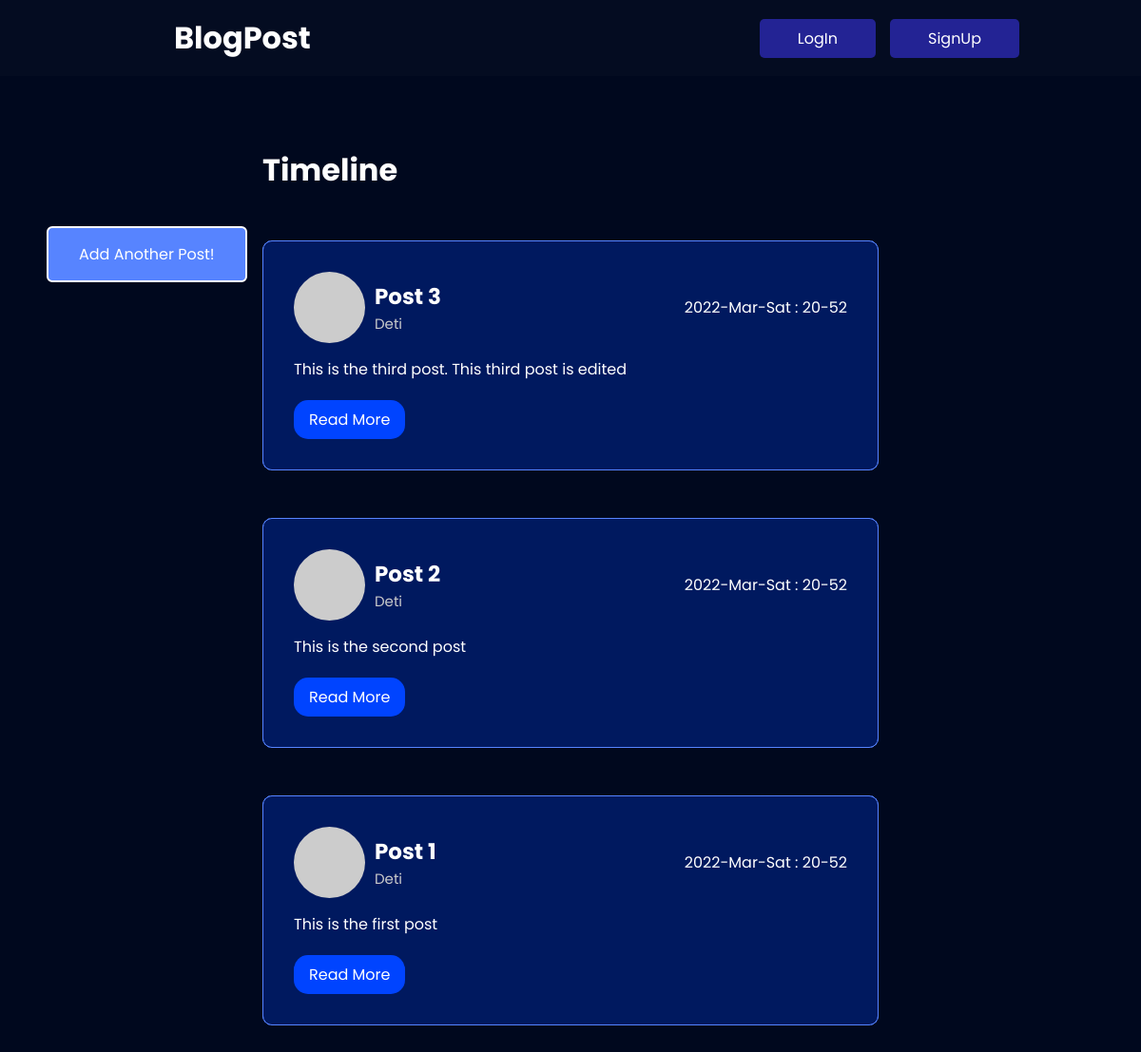
The page / on the database its author committed.
### tables this page shows
CREATE TABLE `posts` (
  `id` int(11) NOT NULL,
  `title` varchar(255) NOT NULL,
  `user` varchar(255) NOT NULL,
  `body` text NOT NULL,
  `date` timestamp NOT NULL DEFAULT current_timestamp(),
  `edit_date` timestamp NOT NULL DEFAULT current_timestamp() ON UPDATE current_timestamp()
);

### includes/timeline.php (the view, shortened to what this page needs)
<div class="timeline-post-container">
    <h1>Timeline</h1>
    <?php
      require 'database.php';
      $query = "select * from posts order by date desc";
      $result = mysqli_query( $conn, $query );
      $posts = mysqli_fetch_all( $result, MYSQLI_ASSOC );
      foreach ( $posts as $post ):
    ?>
    <div class="post-container">
        <div class="post-header inline spread">
            <div class="image-container"><img src="https://picsum.photos/75/75" alt=""></div>
            <div class="post-title-user">
                <h6 class="post-title"><?php echo $post["title"] ?></h6>
                <p><?php echo $post["user"] ?></p>
            </div>
            <div class="time-of-post">
                <p>
                    <?php
                      echo date( 'Y-M-D : H-i', strtotime( $post['date'] ) )
                    ?>
                </p>
            </div>
        </div>
        <div class="post-body">
            <p><?php echo $post["body"] ?></p>
            <div class="go-to-post">
                <a href="./post.php?id=<?php echo $post['id'] ?>">Read More</a>
            </div>
        </div>
    </div>
    <?php endforeach ?>
</div>

### index.php (shortened to what this page needs)
<!DOCTYPE html>
<html lang="en">
<head>
    <link rel="stylesheet" href="dist\App.css">
    <link rel="stylesheet" href="dist\index.css">
    <link rel="stylesheet" href="dist\shared.css">
    <link rel="stylesheet" href="dist\navbar.css">
    <link rel="stylesheet" href="dist\timeline.css">
    <link rel="stylesheet" href="dist\goToPost.css">
</head>
<body>
    <?php require 'includes/navbar.php' ?>
    <div class="main-content">
        <?php require 'includes/goToPost.php' ?>
        <?php require 'includes/timeline.php' ?>
    </div>
</body>
</html>

### includes/navbar.php
<div class="navbar inline spread">
    <div class="nav-title-icon inline">
        <div class="icon-container center-item"><?php include './assets/logo.svg' ?></div>
        <a href="index.php">BlogPost</a>
    </div>
    <div class="nav-auth flex-row">
        <div class="auth-link-container">
            <a href="#">LogIn</a>
        </div>
        <div class="auth-link-container">
            <a href="#">SignUp</a>
        </div>
    </div>
</div>

### includes/goToPost.php
<div class="addpost-box">
    <a href="./newpost.php">Add Another Post!</a>
</div>

### rows shown on the page
posts: title "Post 3", user "Deti", date "2022-Mar-Sat : 20-52", body "This is the third post. This third post is edited"
posts: title "Post 2", user "Deti", date "2022-Mar-Sat : 20-52", body "This is the second post"
posts: title "Post 1", user "Deti", date "2022-Mar-Sat : 20-52", body "This is the first post"
